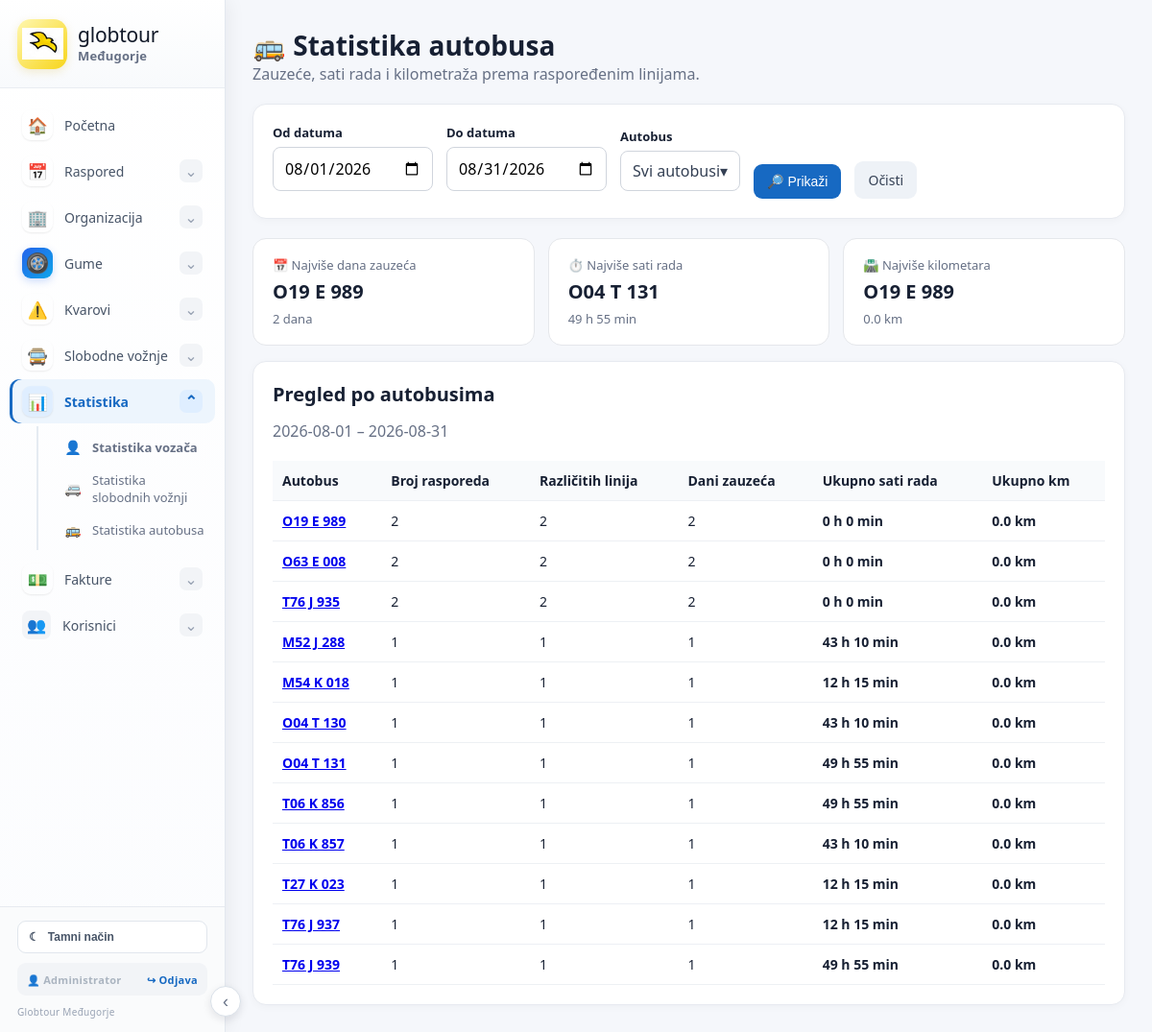
/statistika/autobusi (signed in), run on the app's committed database.
### tables this page shows
CREATE TABLE users (
        id INTEGER PRIMARY KEY AUTOINCREMENT,
        username TEXT UNIQUE NOT NULL,
        password_hash TEXT NOT NULL,
        full_name TEXT,
        role TEXT NOT NULL DEFAULT 'user',
        permissions TEXT DEFAULT '',
        active INTEGER NOT NULL DEFAULT 1
    );

CREATE TABLE schedules (id INTEGER PRIMARY KEY AUTOINCREMENT,date TEXT NOT NULL,line TEXT NOT NULL,time TEXT,driver1 TEXT,driver2 TEXT,vehicle TEXT,note TEXT,group_name TEXT, source_date TEXT, is_return INTEGER NOT NULL DEFAULT 0, return_of INTEGER, hidden_from_schedule INTEGER NOT NULL DEFAULT 0);

### app.py (the view)
@app.route("/statistika/autobusi")
@permission_required("schedule_view")
def vehicle_statistics():
    from datetime import datetime, timedelta, date
    date_from=request.args.get("date_from","").strip() or date.today().replace(day=1).isoformat()
    date_to=request.args.get("date_to","").strip() or date.today().isoformat()
    vehicle_filter=request.args.get("vehicle","").strip()
    c=db()
    try:
        vehicles=c.execute("SELECT registration FROM vehicles WHERE TRIM(COALESCE(registration,''))<>'' ORDER BY registration").fetchall()
    except Exception:
        vehicles=[]
    try:
        schedule_rows=c.execute("SELECT * FROM schedules ORDER BY date,id").fetchall()
    except Exception:
        schedule_rows=[]
    try: lines=c.execute("SELECT * FROM lines").fetchall()
    except Exception: lines=[]
    c.close()
    line_map={}
    for ln in lines:
        try:
            name=str(ln["name"] or "").strip()
            if name: line_map[name]=ln
        except Exception: pass
    try:
        f_from=datetime.strptime(date_from,"%Y-%m-%d").date()
        f_to=datetime.strptime(date_to,"%Y-%m-%d").date()
    except Exception:
        f_from=date.today().replace(day=1); f_to=date.today()
    stats={}; details={}
    for r in schedule_rows:
        if not statistics_schedule_row_is_current(r, line_map):
            continue
        keys=r.keys()
        raw_date=next((r[col] for col in ("date","work_date","schedule_date","datum") if col in keys and r[col]),None)
        if not raw_date: continue
        try: work_date=datetime.strptime(str(raw_date)[:10],"%Y-%m-%d").date()
        except Exception: continue
        if work_date<f_from or work_date>f_to: continue
        vehicle=next((str(r[col] or "").strip() for col in ("vehicle","bus","registration") if col in keys and r[col]),"")
        if not vehicle or vehicle.lower() in ("none","-","n/a"): continue
        if vehicle_filter and vehicle!=vehicle_filter: continue
        relation=next((str(r[col] or "").strip() for col in ("line","line_name","relation","route") if col in keys and r[col]),"")
        ln=line_map.get(relation)
        minutes=0.0
        km=0.0
        days_count=1
        if ln:
            lkeys=ln.keys()
            if "duration_hours_int" in lkeys or "duration_minutes" in lkeys:
                try: minutes=float(ln["duration_hours_int"] or 0)*60+float(ln["duration_minutes"] or 0)
                except Exception: pass
            if not minutes:
                for col in ("duration_hours","duration"):
                    if col in lkeys and ln[col] not in (None,""):
                        try: minutes=float(ln[col])*60; break
                        except Exception: pass
            for col in ("distance_km","kilometers","km_total","distance"):
                if col in lkeys and ln[col] not in (None,""):
                    try: km=float(ln[col] or 0); break
                    except Exception: pass
            for col in ("duration_days","days"):
                if col in lkeys and ln[col] not in (None,""):
                    try: days_count=max(1,int(float(ln[col]))); break
                    except Exception: pass
        if not minutes:
            for col in ("duration_total_minutes","duration_minutes","duration_min","minutes"):
                if col in keys and r[col] not in (None,""):
                    try: minutes=float(r[col]); break
                    except Exception: pass
        if not km:
            for col in ("distance_km","km_total","kilometers","distance"):
                if col in keys and r[col] not in (None,""):
                    try: km=float(r[col]); break
                    except Exception: pass
        occupied=set()
        for offset in range(max(1,days_count)):
            d=work_date+timedelta(days=offset)
            if f_from<=d<=f_to: occupied.add(d.isoformat())
        x=stats.setdefault(vehicle,{"vehicle":vehicle,"rides":0,"lines":set(),"days":set(),"hours":0.0,"km":0.0})
        x["rides"]+=1; x["lines"].add(relation); x["days"].update(occupied); x["hours"]+=minutes/60.0; x["km"]+=km
        details.setdefault(vehicle,[]).append({"date":work_date.isoformat(),"line":relation,"days":len(occupied),"hours":minutes/60.0,"km":km})
    summary=[]
    for x in stats.values():
        summary.append({"vehicle":x["vehicle"],"rides":x["rides"],"different_lines":len([v for v in x["lines"] if v]),
                        "days_count":len(x["days"]),"hours":x["hours"],"hours_text":f"{int(round(x['hours']*60))//60} h {int(round(x['hours']*60))%60} min","km":x["km"]})
    summary.sort(key=lambda x:(-x["days_count"],x["vehicle"].lower()))
    top_days=max(summary,key=lambda x:x["days_count"]) if summary else None
    top_hours=max(summary,key=lambda x:x["hours"]) if summary else None
    top_km=max(summary,key=lambda x:x["km"]) if summary else None
    return render_template("statistics_vehicle.html",summary=summary,vehicles=vehicles,
                           date_from=date_from,date_to=date_to,vehicle_filter=vehicle_filter,
                           top_days=top_days,top_hours=top_hours,top_km=top_km)

### app.py (called while the page is built, shortened)
@app.context_processor
def inject_today():
 return {'today':date.today().isoformat()}

def db():
 ensure_return_schema()
 c=sqlite3.connect(DB); c.row_factory=sqlite3.Row
 seed_known_line_durations(c)
 return c

def line_group(line):
    g=(line["group_type"] or "").strip()
    return g if g in ("D0","D+1") else "D0"

@app.context_processor
def customer_select_options():
    try:
        c=db()
        rows=c.execute("SELECT id,name,id_number,vat_number,address,city,country,contact_person,phone,email,note FROM customers WHERE COALESCE(active,'Da')!='Ne' ORDER BY name COLLATE NOCASE").fetchall()
        c.close()
    except Exception:
        rows=[]
    return {"customer_rows":rows, "free_ride_customer_options":rows}

@app.context_processor
def inject_customer_lookup():
    def customer_by_name(name):
        return _customer_data(name)
    return {"customer_by_name":customer_by_name}

@app.context_processor
def inject_customers():
    try:
        c=db()
        rows=c.execute("SELECT name FROM customers WHERE COALESCE(active,'Da')!='Ne' ORDER BY name").fetchall()
        c.close()
    except Exception:
        rows=[]
    return {"customer_rows":rows}

@app.context_processor
def ctx(): return {"today":date.today().isoformat()}

def permission_required(view_permission, edit_permission=None):
    def decorator(func):
        @wraps(func)
        def wrapped(*args, **kwargs):
            user=auth_user()
            required=edit_permission if (edit_permission and request.method in ("POST","PUT","PATCH","DELETE")) else view_permission
            if not has_permission(user, required):
                return render_template("403.html"), 403
            return func(*args, **kwargs)
        return wrapped
    return decorator

def auth_user():
    uid=session.get("user_id")
    if not uid:
        return None
    try:
        c=db()
        row=c.execute("SELECT * FROM users WHERE id=? AND active=1",(uid,)).fetchone()
        c.close()
        return row
    except Exception:
        return None

def has_permission(user, key):
    if user is None:
        return False
    try:
        role=str(user["role"] or "").strip().lower()
        permissions=str(user["permissions"] or "")
        if role == "admin" or permissions.strip() == "*":
            return True
    except Exception:
        return False

@app.context_processor
def auth_context():
    return {"current_user": auth_user(), "has_permission": has_permission}

### templates/statistics_vehicle.html (shortened to what this page needs)
{% extends "base.html" %}{% block content %}
<div class="title">
  <div><h1>🚌 Statistika autobusa</h1><div class="muted">Zauzeće, sati rada i kilometraža prema raspoređenim linijama.</div></div>
</div>
<div class="panel">
<form method="get" class="filter-row" style="display:flex;gap:14px;align-items:end;flex-wrap:wrap">
  <div class="field"><label>Od datuma</label><input type="date" name="date_from" value="{{date_from}}"></div>
  <div class="field"><label>Do datuma</label><input type="date" name="date_to" value="{{date_to}}"></div>
  <div class="field"><label>Autobus</label>
  </div>
  <button class="btn" type="submit">🔎 Prikaži</button>
  <a class="btn secondary" href="/statistika/autobusi">Očisti</a>
</form></div>
<div class="stats-grid">
 <div class="stat-card"><span>📅 Najviše dana zauzeća</span><strong>{% if top_days %}{{top_days.vehicle}}{% else %}—{% endif %}</strong><small>{% if top_days %}{{top_days.days_count}} dana{% endif %}</small></div>
 <div class="stat-card"><span>⏱️ Najviše sati rada</span><strong>{% if top_hours %}{{top_hours.vehicle}}{% else %}—{% endif %}</strong><small>{% if top_hours %}{{top_hours.hours_text}}{% endif %}</small></div>
 <div class="stat-card"><span>🛣️ Najviše kilometara</span><strong>{% if top_km %}{{top_km.vehicle}}{% else %}—{% endif %}</strong><small>{% if top_km %}{{"%.1f"|format(top_km.km)}} km{% endif %}</small></div>
</div>
<div class="panel">
 <div class="title"><div><h2>Pregled po autobusima</h2><div class="muted">{{date_from}} – {{date_to}}</div></div></div>
 <table><tr><th>Autobus</th><th>Broj rasporeda</th><th>Različitih linija</th><th>Dani zauzeća</th><th>Ukupno sati rada</th><th>Ukupno km</th></tr>
 {% for r in summary %}<tr><td><a href="{{ url_for('vehicle_statistics_detail', registration=r.vehicle, date_from=date_from, date_to=date_to) }}"><strong>{{r.vehicle}}</strong></a></td><td>{{r.rides}}</td><td>{{r.different_lines}}</td><td>{{r.days_count}}</td><td><strong>{{r.hours_text}}</strong></td><td><strong>{{"%.1f"|format(r.km)}} km</strong></td></tr>
 {% else %}<tr><td colspan="6" style="text-align:center;padding:28px">Nema podataka za odabrani period.</td></tr>{% endfor %}</table>
</div>
{% endblock %}

### templates/base.html (shortened to what this page needs)
<!doctype html><html lang="hr"><head><meta charset="utf-8"><meta name="viewport" content="width=device-width,initial-scale=1"><title>Globtour Međugorje</title><link rel="stylesheet" href="{{url_for('static',filename='style.css')}}">
</head><body>
<aside class="sidebar">
  <div class="sidebar-brand">
    <a href="/" class="brand">
      <span class="brand-logo"><img src="{{url_for('static',filename='globtour-bird.png')}}" alt="Globtour"></span>
      <span class="brand-text"><span>globtour</span><strong>Međugorje</strong></span>
    </a>
  </div>
  <nav class="side-nav">
    <a class="side-link" href="/"><span class="side-icon main-nav-icon">🏠</span><span>Početna</span></a>
    <details class="side-group">
      <summary><span class="side-icon main-nav-icon">📅</span><span>Raspored</span><span class="chevron">⌄</span></summary>
    </details>
    <details class="side-group">
      <summary><span class="side-icon main-nav-icon">🏢</span><span>Organizacija</span><span class="chevron">⌄</span></summary>
    </details>
    <details class="side-group">
      <summary><span class="side-icon main-nav-icon tire-modern-icon">🛞</span><span>Gume</span><span class="chevron">⌄</span></summary>
    </details>
    {% if has_permission(current_user,"breakdowns_view") %}
<details class="side-group" {% if request.path.startswith('/kvarovi') %}open{% endif %}>
  <summary>
    <span class="side-icon main-nav-icon">⚠️</span>
    <span>Kvarovi</span>
    <span class="chevron">⌄</span>
  </summary>
</details>
{% endif %}
    <details class="side-group" {% if request.path.startswith('/slobodne-voznje') %}open{% endif %}>
      <summary><span class="side-icon main-nav-icon">🚍</span><span>Slobodne vožnje</span><span class="chevron">⌄</span></summary>
    </details>
    <details class="side-group" {% if request.path.startswith('/statistika') %}open{% endif %}>
      <summary><span class="side-icon main-nav-icon">📊</span><span>Statistika</span><span class="chevron">⌄</span></summary>
      <div class="side-sub">
        <a href="/statistika"><span class="sub-icon">👤</span>Statistika vozača</a>
        {% if has_permission(current_user,"free_rides_view") %}<a href="/statistika/slobodne-voznje"><span class="sub-icon">🚐</span>Statistika slobodnih vožnji</a>{% endif %}
        <a href="/statistika/autobusi"><span class="sub-icon">🚌</span>Statistika autobusa</a>
      </div>
    </details>
    <details class="side-group" {% if request.path.startswith('/predracuni') or request.path.startswith('/c-fakture') %}open{% endif %}>
      <summary><span class="side-icon main-nav-icon">💵</span><span>Fakture</span><span class="chevron">⌄</span></summary>
    </details>
    <details class="side-group">
      <summary><span class="side-icon">👥</span><span>Korisnici</span><span class="chevron">⌄</span></summary>
    </details>
  </nav>
  <div class="sidebar-bottom">
    <button class="theme-toggle" type="button" onclick="toggleTheme()" aria-label="Promijeni temu">
      <span id="theme-icon">☾</span><span id="theme-label">Tamni način</span>
    </button>
    <div class="account-box">
      <span class="account-name">👤 {% if current_user %}{{current_user["full_name"] or current_user["username"]}}{% else %}Korisnik{% endif %}</span>
      <a class="logout-link" href="/logout">↪ Odjava</a>
    </div>
    <span class="sidebar-copy">Globtour Međugorje</span>
  </div>
</aside>
<button class="sidebar-toggle" type="button" onclick="toggleSidebar()" aria-label="Sakrij izbornik">‹</button>
<main class="wrap">{% with messages=get_flashed_messages(with_categories=true) %}{% for cat,msg in messages %}<div class="alert alert-{{cat}}">{{msg}}</div>{% endfor %}{% endwith %}{% block content %}{% endblock %}</main>
</body></html>

### data on the page
users: full_name "Administrator"
schedules: vehicle "O19 E 989", rides "2", different_lines "2", days_count "2", hours_text "0 h 0 min", km "0.0"
schedules: vehicle "O04 T 131", rides "1", different_lines "1", days_count "1", hours_text "49 h 55 min", km "0.0"
schedules: vehicle "O63 E 008", rides "2", different_lines "2", days_count "2", hours_text "0 h 0 min", km "0.0"
schedules: vehicle "T76 J 935", rides "2", different_lines "2", days_count "2", hours_text "0 h 0 min", km "0.0"
schedules: vehicle "M52 J 288", rides "1", different_lines "1", days_count "1", hours_text "43 h 10 min", km "0.0"
schedules: vehicle "M54 K 018", rides "1", different_lines "1", days_count "1", hours_text "12 h 15 min", km "0.0"
schedules: vehicle "O04 T 130", rides "1", different_lines "1", days_count "1", hours_text "43 h 10 min", km "0.0"
schedules: vehicle "T06 K 856", rides "1", different_lines "1", days_count "1", hours_text "49 h 55 min", km "0.0"
schedules: vehicle "T06 K 857", rides "1", different_lines "1", days_count "1", hours_text "43 h 10 min", km "0.0"
schedules: vehicle "T27 K 023", rides "1", different_lines "1", days_count "1", hours_text "12 h 15 min", km "0.0"
schedules: vehicle "T76 J 937", rides "1", different_lines "1", days_count "1", hours_text "12 h 15 min", km "0.0"
schedules: vehicle "T76 J 939", rides "1", different_lines "1", days_count "1", hours_text "49 h 55 min", km "0.0"

### other printed values
{{ top_days.days_count }} "2"
{{ top_hours.hours_text }} "49 h 55 min"
{{ "%.1f"|format(top_km.km) }} "0.0"
{{ date_from }} "2026-08-01"
{{ date_to }} "2026-08-31"
